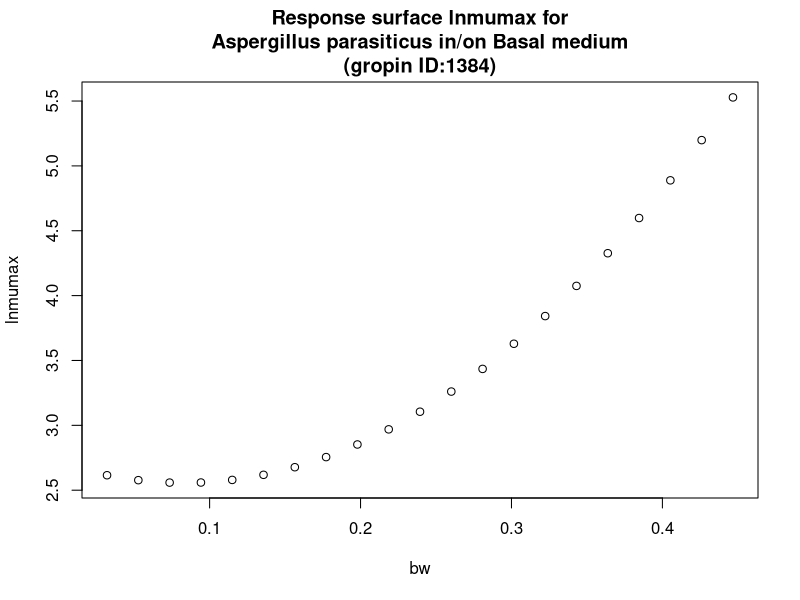

The R source for this figure:
#############################
# start of Parameter script
#############################
bw <- seq(0.032032,0.446753246753247,length.out=21)
#############################
# end of Parameter script
#############################
############################# 
# start of Model script Gropin ID 1384 
#############################
 
# constant coefficients for this model
 
variables <- data.frame(bw)
argumentsPar <- expand.grid(variables)
 
# heart of the model
response_surface <- function(bw) {
   mumax <-(2.712-3.740*bw+22.48*bw^2)

return(mumax=mumax)
} 

# output parameters
responseSurface <- cbind(argumentsPar,response_surface(argumentsPar['bw']))
colnames(responseSurface) <- c(colnames(argumentsPar),'lnmumax')
#############################
# End of Model script
#############################
############################# 
# start of Visualisation script Gropin ID 1384 
#############################
plot(bw,responseSurface$'lnmumax',xlab='bw',
                          ylab='lnmumax',main='Response surface lnmumax for
Aspergillus parasiticus in/on Basal medium
(gropin ID:1384)')
#############################
# End of Visualisation script
#############################
